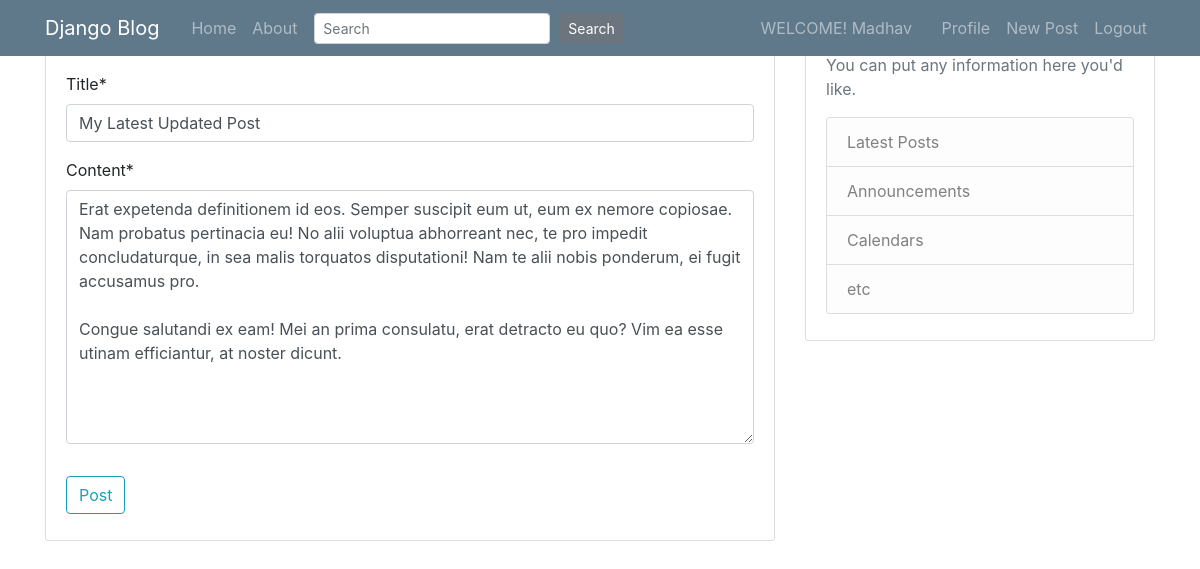
/post/42/update/ (signed in), run on the app's committed database.
### blog/models.py (models this page shows, shortened)
class Post(models.Model):
    title = models.CharField(max_length=100)
    content = models.TextField()
    date_posted = models.DateTimeField(default=timezone.now)
    author = models.ForeignKey(User, on_delete=models.CASCADE)

### blog/views.py (the view, shortened to what this page needs)
# urls.py: path('post/<int:pk>/update/', PostUpdateView.as_view(), name='post-update'),
class PostUpdateView(LRmixin, UPTmixin, UpdateView):
    model = Post
    fields = ['title', 'content']
    def test_func(self):
        post = self.get_object()
        if self.request.user == post.author:
            return True
        return False

### blog/templates/blog/post_form.html (shortened to what this page needs)
{% extends 'blog/base.html' %}
{% load crispy_forms_tags %}
{% block content %}
<div class="content-section">
	<form method="POST" >
		<fieldset class="form-group">
			<legend class="border-bottom  mb-4">Blog Post</legend>
			{{ form | crispy }}
		</fieldset>
		<div class="form-group">
			<button class="btn btn-outline-info" type="submit">Post</button>
		</div>
	</form>
</div>
{% endblock content %}

### blog/templates/blog/base.html (shortened to what this page needs)
{% load static %}
<!DOCTYPE html>
<html lang="en">
  <head>
    <link rel="stylesheet" href="https://stackpath.bootstrapcdn.com/bootstrap/4.5.0/css/bootstrap.min.css">
   </head>
   <body>
<header class="site-header">
  <nav class="navbar navbar-expand-md navbar-dark bg-steel fixed-top">
    <div class="container">
      <a class="navbar-brand mr-4" href="{% url 'blog-home' %}">Django Blog</a>
      <div class="collapse navbar-collapse" id="navbarToggle">
        <div class="navbar-nav mr-auto">
          <a class="nav-item nav-link" href="{% url 'blog-home' %}">Home</a>
          <a class="nav-item nav-link" href="{% url 'blog-about' %}">About</a>&nbsp&nbsp
    <form class="form-inline" id="searchform" action="{% url 'post-search' %}" method="get" accept-charset="utf-8">
      <input class="form-control form-control-sm" id="searchbox" name="q" type="text" placeholder="Search">
      <button class="btn btn-secondary btn-sm" type="submit">
          Search
      </button>
    </form>
        </div>
        <div class="navbar-nav">
          {% if user.is_authenticated %}
          <h7 class="nav-item nav-link"> WELCOME! {{ user.first_name }} &nbsp&nbsp</h7>
          <a class="nav-item nav-link" href="{% url 'profile' %}">Profile</a>
          <a class="nav-item nav-link" href="{% url 'post-create' %}">New Post</a>
          <a class="nav-item nav-link" href="{% url 'logout' %}">Logout</a>
          {% else %}
          <a class="nav-item nav-link" href="{% url 'login' %}">Login</a>
          <a class="nav-item nav-link" href="{% url 'register' %}">Register</a>
          {% endif %}
        </div>
      </div>
    </div>
  </nav>
</header>
<main role="main" class="container">
  <div class="row">
    <div class="col-md-8">
      {% block content %}{% endblock %}
    </div>
    <div class="col-md-4">
      <div class="content-section">
        <h3>Our Sidebar</h3>
        <p class='text-muted'>You can put any information here you'd like.
          <ul class="list-group">
            <li class="list-group-item list-group-item-light">Latest Posts</li>
            <li class="list-group-item list-group-item-light">Announcements</li>
            <li class="list-group-item list-group-item-light">Calendars</li>
            <li class="list-group-item list-group-item-light">etc</li>
          </ul>
        </p>
      </div>
    </div>
  </div>
</main>
  </body>
</html>

### blog/templates/blog/base.html (style rules this page uses)
body { background: #fafafa; color: #333333; margin-top: 5rem; }
h1, h2, h3, h4, h5, h6 { color: #444444; }
ul { margin: 0; }
.bg-steel { background-color: #5f788a; }
.site-header .navbar-nav .nav-link { color: #cbd5db; }
.content-section { background: #ffffff; padding: 10px 20px; border: 1px solid #dddddd; border-radius: 3px; margin-bottom: 20px; }

### data on the page
Post: title "My Latest Updated Post", content "Erat expetenda definitionem id eos. Semper suscipit eum ut, eum ex nemore copiosae. Nam probatus pertinacia eu! No alii voluptua abhorreant nec, te pro impedit concludaturque, in sea malis torquatos disputationi! Nam te alii nobis ponderum, ei fugit accusamus pro. Congue salutandi ex eam! Mei an prima consulatu, erat detracto eu quo? Vim ea esse utinam efficiantur, at noster dicunt."

### other printed values
{{ user.first_name }} "Madhav"
